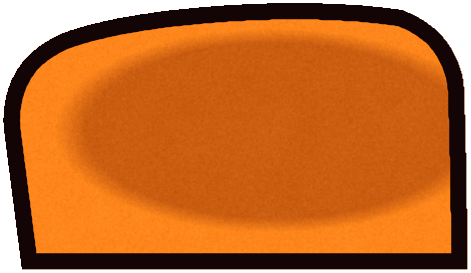
#> input picture taro-rouge/rig/capuche.png, 471 x 273 px, given in place of idle_head.png, which was not available
$ python maj_piece.py rig/capuche.png   (older library calls are emulated)
#> lines starting #> are read from the running program, lines starting #| are printed output that depends on the picture; after the words box and inside, x2 and y2 are one past the last pixel; in counts of white or black regions, pixels touching at a corner belong together; pictures that were not available may be replaced by others from this repository, and a replacement may not be noted
### taro-rouge/atelier.py
"""Atelier : outils pour repeindre les pieces raster de Taro (tete rouge et en colere)."""
import numpy as np
from PIL import Image
import colorsys

ICI = __file__.rsplit('/', 1)[0]


def charge(nom):
    """Charge une piece en RGBA float32 [0,1]."""
#> called with nom = 'idle_head'
    im = Image.open(f'{ICI}/pieces/{nom}.png').convert('RGBA')
#> im is the input picture: PIL image 471x273 RGBA; mean R, G, B, A 191.3, 93.6, 18.6, 227
    return np.asarray(im).astype(np.float32) / 255.0


def sauve(arr, chemin):
    a = np.clip(arr * 255.0 + 0.5, 0, 255).astype(np.uint8)
    Image.fromarray(a, 'RGBA').save(chemin)


def rgb_vers_hsl(rgb):
    """rgb (...,3) -> h [0,360), s, l (vectorise)."""
    r, g, b = rgb[..., 0], rgb[..., 1], rgb[..., 2]
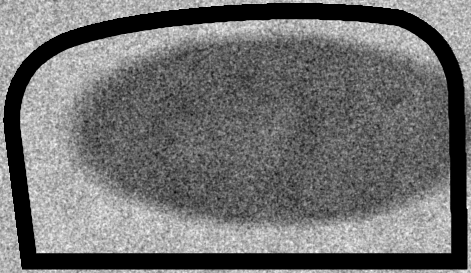
#> b: shape (273, 471) float32; min 0.0196, max 0.141, mean 0.0729; drawn with min black and max white
    mx = np.max(rgb, axis=-1)
    mn = np.min(rgb, axis=-1)
    l = (mx + mn) / 2
    d = mx - mn
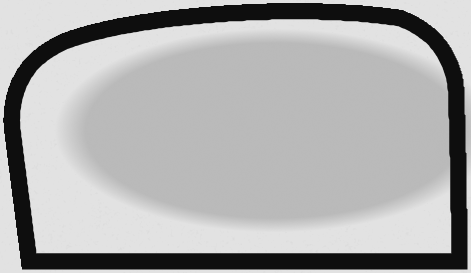
#> d: shape (273, 471) float32; min 0.0549, max 0.886, mean 0.677
    s = np.where(d < 1e-6, 0, d / (1 - np.abs(2 * l - 1) + 1e-6))
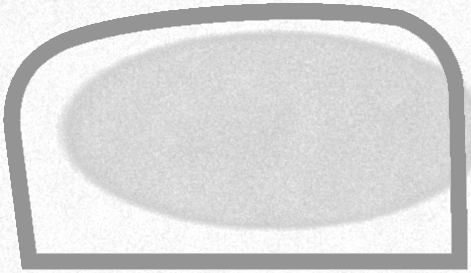
#> s: shape (273, 471) float32; min 0.583, max 1, mean 0.849
    h = np.zeros_like(l)
    m = d > 1e-6
#> m: shape (273, 471) bool; every value is 1
    rc = np.where(m, (mx - r) / (d + 1e-9), 0)
#> rc: shape (273, 471) float32; every value is 0
    gc = np.where(m, (mx - g) / (d + 1e-9), 0)
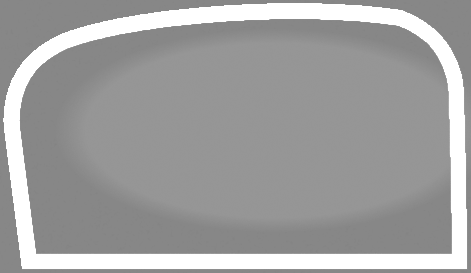
#> gc: shape (273, 471) float32; min 0.516, max 1, mean 0.63
    bc = np.where(m, (mx - b) / (d + 1e-9), 0)
#> bc: shape (273, 471) float32; every value is 1
    h = np.where(r == mx, bc - gc, np.where(g == mx, 2.0 + rc - bc, 4.0 + gc - rc))
    h = (h / 6.0) % 1.0
    h = np.where(m, h, 0)
    return h * 360, np.clip(s, 0, 1), l


# [7 lines left out: function hsl_vers_rgb, not called in this run]


def zones(img):
    """Classe chaque pixel : renvoie un dict de masques float [0,1] (doux)."""
    rgb = img[..., :3]
    a = img[..., 3]
    h, s, l = rgb_vers_hsl(rgb)
    z = {}
    z['encre'] = ((l < 0.20) & (a > 0.02)).astype(np.float32)
    z['blanc'] = ((l > 0.955) & (s < 0.55) & (a > 0.02)).astype(np.float32)
    # creme du museau : tres clair, chaud
    z['creme'] = ((l > 0.80) & (l <= 0.955) & (h > 20) & (h < 60) & (a > 0.02)).astype(np.float32)
    # fourrure doree / orangee
    z['fourrure'] = ((l > 0.45) & (l <= 0.82) & (h >= 15) & (h < 50) & (s > 0.45) & (a > 0.02)).astype(np.float32)
    # masque brun et brun des oreilles
    z['brun'] = ((l > 0.20) & (l <= 0.47) & (h < 30) & (s > 0.2) & (a > 0.02)).astype(np.float32)
    # rose (interieur des oreilles, langue)
    z['rose'] = ((l > 0.55) & ((h < 15) | (h > 330)) & (s > 0.35) & (a > 0.02)).astype(np.float32)
    return z, (h, s, l)


# [17 lines left out: function compose, not called in this run]


# --- yeux de la tete idle (repere de la piece 'head', 1104 x 724) ---
OEIL_G = dict(c=(421.6, 504.5), ax=(92.8, 101.1), ang=56.2)   # demi-axes (blanc+iris)
OEIL_D = dict(c=(738.1, 443.6), ax=(86.1, 91.8), ang=140.4)


# [23 lines left out: functions masque_ellipse, scene_idle, not called in this run]

### taro-rouge/pieces.py
"""Reconstruit des pieces COMPLETES pour Taro, dans le repere de la scene idle (1254 x 1254).
Chaque bord visible d'une piece doit etre un trait d'encre ; les zones cachees sont repeintes
pour que rien ne se troue quand les pieces bougent."""
import numpy as np
import cv2
from scipy import ndimage as ndi
from atelier import charge, sauve, compose, rgb_vers_hsl

N = 1254
# positions de repos des pieces d'origine dans la scene idle
POS = {
    'idle_head': (94, 30), 'idle_torso': (358, 681), 'idle_tail': (45, 623),
    'idle_tailfill': (68, 623), 'idle_filler': (95, 607),
}
SS = 4


def vide():
    return np.zeros((N, N, 4), np.float32)


# [4 lines left out: function place, not called in this run]


def lum(img):
    return rgb_vers_hsl(img[..., :3])[2]


def encre_de(img, seuil=0.24):
    return (lum(img) < seuil) & (img[..., 3] > 0.5)
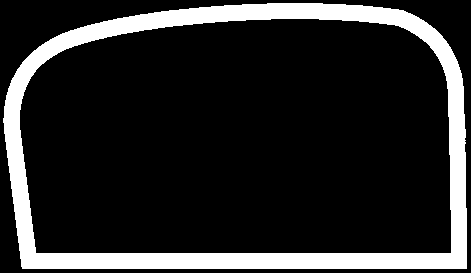
#> returned value: shape (273, 471) bool; 16.1% white; 1 white region, box (x1, y1, x2, y2) and area: (3, 3, 467, 269) 20698


# [22 lines left out: functions masque_poly, masque_trait, not called in this run]


def bezier3(p0, p1, p2, p3, n=60):
    t = np.linspace(0, 1, n)[:, None]
    p0, p1, p2, p3 = map(lambda p: np.asarray(p, np.float64), (p0, p1, p2, p3))
    return (1 - t) ** 3 * p0 + 3 * (1 - t) ** 2 * t * p1 + 3 * (1 - t) * t ** 2 * p2 + t ** 3 * p3


def chemin(*segments):
    """Concatene des segments de bezier cubiques [(p0,p1,p2,p3), ...]."""
    pts = [bezier3(*s) for s in segments]
    return np.vstack([pts[0]] + [p[1:] for p in pts[1:]])


ENCRE = np.array([0.075, 0.020, 0.018], np.float32)


# [173 lines left out: functions grain, repeint, _repeint, encre_sur, coupe, bbox_alpha and 2 more, not called in this run]


def catmull(points, n_par_seg=16):
    """Courbe lisse (Catmull-Rom centripete simplifiee) passant par les points."""
    P = np.asarray(points, np.float64)
    P = np.vstack([2 * P[0] - P[1], P, 2 * P[-1] - P[-2]])
    out = []
    for i in range(1, len(P) - 2):
        p0, p1, p2, p3 = P[i - 1], P[i], P[i + 1], P[i + 2]
        t = np.linspace(0, 1, n_par_seg, endpoint=False)[:, None]
        out.append(0.5 * ((2 * p1) + (-p0 + p2) * t + (2 * p0 - 5 * p1 + 4 * p2 - p3) * t ** 2
                          + (-p0 + 3 * p1 - 3 * p2 + p3) * t ** 3))
    out.append(P[-2][None])
    return np.vstack(out)


# [7 lines left out: function decale, not called in this run]

### taro-rouge/construit.py
"""Construction des pieces completes (repere scene idle 1254)."""
from pieces import *

TETE = charge('idle_head')
HX, HY = POS['idle_head']


def etrangers_tete():
    head = TETE
    enc = encre_de(head)
    fill = (head[..., 3] > 0.5) & ~enc
#> fill: shape (273, 471) bool; 73.2% white; 1 black region, box (x1, y1, x2, y2) and area: (0, 0, 471, 273) 34468
    lab, n = ndi.label(fill)
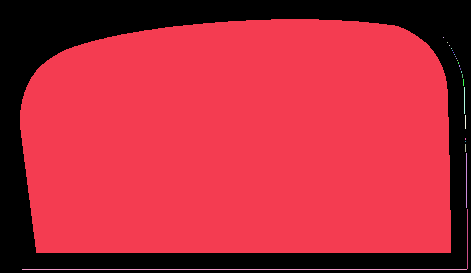
#> lab: shape (273, 471) int32; 26 distinct labels, from 0 to 25; one colour per label, 0 black
#> n = 25
    cx = ndi.center_of_mass(fill, lab, index=np.arange(1, n + 1))
#> cx = 25 pairs, first value 37 to 269, second value 240.6 to 467
    etr = np.zeros_like(fill)
    for i, (cy, cxx) in enumerate(cx, start=1):
        if cxx < 175 and cy > 540:
            etr |= lab == i
#> this loop made 25 passes
#> (cy, cxx) on passes 1 to 12: (141.2, 240.6), (37, 443), (42, 447), (45, 449), (48, 451), (50, 452), (52, 453), (54, 454), (56, 455), (58, 456), (60, 457), (62.5, 458)
#> etr: shape (273, 471) bool; every value is 0
    dist = ndi.distance_transform_edt(~(fill & ~etr))
    yy, xx = np.mgrid[0:head.shape[0], 0:head.shape[1]]
    # (le zigzag des touffes de la joue est le contour de la TETE : il reste a la tete)
    encre_loin = enc & (dist > 22)
    zone = (yy > 530) & (xx < 200)
    return (etr | encre_loin) & zone


ETR = etrangers_tete()


# [150 lines left out: functions en_scene, masque_scene, queue_complete, queue_complete2, not called in this run]


def _cote(poly):
    return masque_poly(poly) > 0.5


# cote "oreille" de la ligne de contour de la tete (bord exterieur du trait), trace au pixel
BORD_OREILLE_G = [(418, 232), (401, 270), (385, 295), (366, 320), (340, 361), (322, 402),
                  (307, 437), (299, 447), (282, 480), (268, 515), (258, 550), (252, 575)]
BORD_OREILLE_G_LISSE = catmull(BORD_OREILLE_G, 12)
COTE_OREILLE_G = [tuple(p) for p in BORD_OREILLE_G_LISSE] + [(120, 575), (100, 420), (100, 180), (250, 140), (385, 150)]
DISQUE_G = ((266, 345), 190)
DISQUE_D = ((847, 164), 196)
EP_TRAIT_TETE = 19.0


# [152 lines left out: functions separe_oreilles, ellipse_contour, poly_ellipse, oreilles_completes, remplit_symetrie, oreilles_completes, not called in this run]


MACHOIRE = np.vstack([
    [(262, 712), (280, 726), (300, 733), (330, 743), (360, 750), (390, 757), (420, 764)],
    chemin(((420, 764), (480, 778), (580, 776), (650, 760)),
           ((650, 760), (690, 751), (722, 747), (760, 741)),
           ((760, 741), (812, 733), (870, 712), (905, 690))),
    [(920, 683), (935, 675)],
])


# [107 lines left out: functions tete_complete, torse_complet, not called in this run]


COU_POLY = np.vstack([
    chemin(((604, 600), (600, 660), (612, 730), (626, 820))),
    [(640, 860), (800, 860)],
    chemin(((806, 820), (826, 735), (838, 660), (842, 590))),
    [(720, 570)],
])


# [21 lines left out: function cou, not called in this run]


# dos de la capuche : un bourrelet de tissu arrondi, derriere le cou, entre les deux epaules.
# Il ne deborde jamais a gauche de l'epaule (sinon il apparait comme une plaque orange
# quand la tete se leve) : a gauche, entre la queue et la joue, on doit voir le fond.
CAPUCHE_POLY = np.vstack([
    chemin(((452, 760), (448, 712), (472, 676), (520, 660)),
           ((520, 660), (600, 634), (760, 626), (850, 640)),
           ((850, 640), (890, 655), (906, 682), (912, 712)),
           ((912, 712), (914, 760), (915, 820), (916, 900))),
    [(470, 900)],
])


# [24 lines left out: function capuche_dos, not called in this run]


def _fit_ellipse_pts(pts):
    return cv2.fitEllipse(np.asarray(pts, np.float32))


# [106 lines left out: functions _rho, oreilles_completes, not called in this run]

### taro-rouge/tete.py
"""Fabrique la tete de Taro rouge : rougeur, sourcils et bouche d'origine effaces,
paupieres en colere. Toutes les coordonnees sont celles de la piece 'head' (1104 x 724)."""
import numpy as np
import cv2
from scipy import ndimage as ndi
from atelier import charge, sauve, zones, rgb_vers_hsl, hsl_vers_rgb, OEIL_G, OEIL_D, masque_ellipse

SS = 4  # sur-echantillonnage pour l'anticrenelage

ORIG = charge('idle_head')
H, W = ORIG.shape[:2]
#> H = 273; W = 471
Z, (HH, SSAT, LL) = zones(ORIG)
#> in zones, `a = img[..., 3]`:
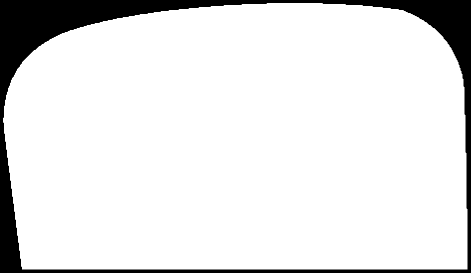
#> a: shape (273, 471) float32; min 0, max 1, mean 0.89
#> Z = 6 items
YY, XX = np.mgrid[0:H, 0:W].astype(np.float32)

# composantes d'encre (cf. analyse) : sourcils, bouche
_e = (Z['encre'] > 0).astype(np.uint8)
#> _e: shape (273, 471); values 0 (black) and 1 (white), 16.1% white; 1 white region, box (x1, y1, x2, y2) and area: (3, 3, 467, 269) 20642
_n, LAB, ST, _c = cv2.connectedComponentsWithStats(_e, connectivity=8)
#> ST = [[0, 0, 471, 273, 107941], [3, 3, 464, 266, 20642]]


def _comp_contenant(x, y):
    return LAB == LAB[y, x]


def _lisse(x, a, b):
    t = np.clip((x - a) / (b - a), 0, 1)
    return t * t * (3 - 2 * t)


# [15 lines left out: function oeil_plein, not called in this run]


# points appartenant a l'anneau superieur et a l'iris de chaque oeil
#> (the run stopped early here; a loop or call above may not have finished)
